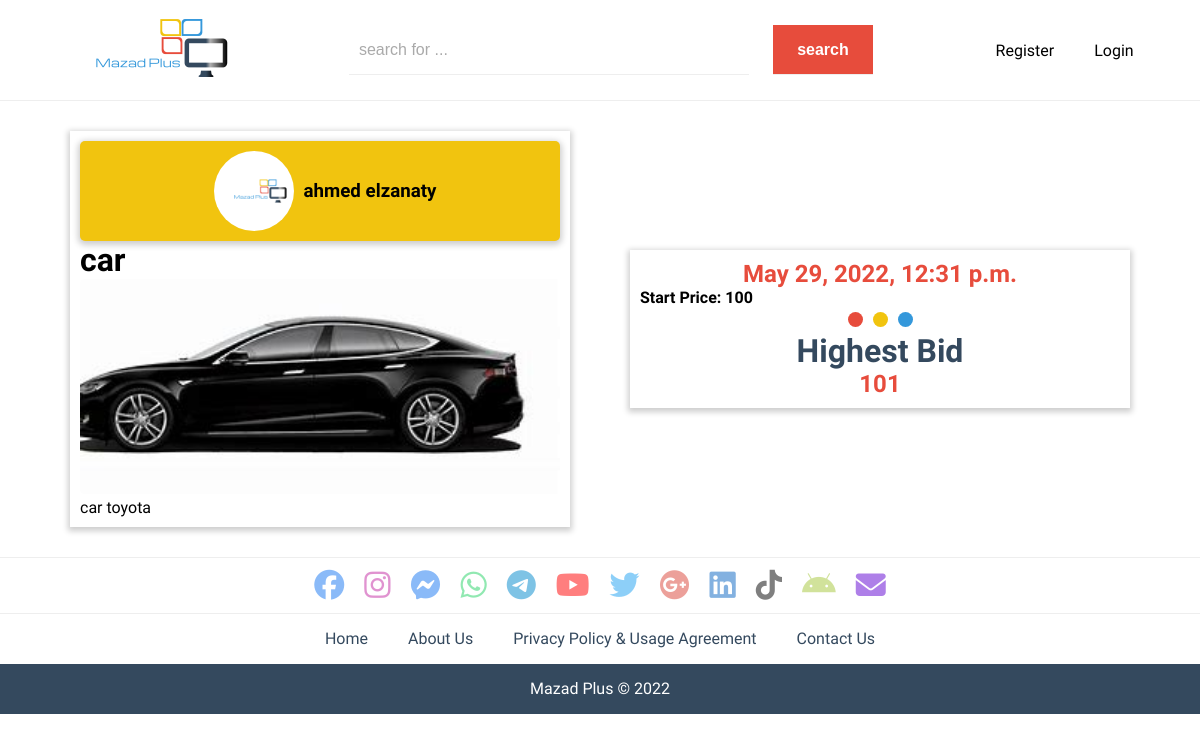
Screenshot of /auction/22 with the database file from the repository.
### dashboard/models.py (models this page shows, shortened)
class Auction(models.Model):
    title = models.CharField(max_length=30)
    description = models.TextField()
    startprice = models.IntegerField(default=1)
    image = models.ImageField(upload_to="auction/")
    statusvalue = (("Soon", "Soon"), ("Live", "Live"), ("Expired", "Expired"))
    status = models.CharField(max_length=10, default="Soon", choices=statusvalue)
    time = models.IntegerField(default=1)
    timestart = models.DateTimeField(null=True, blank=True)
    timeend = models.DateTimeField(null=True, blank=True)
    creator = models.ForeignKey(User, on_delete=models.CASCADE, related_name='creator')
    winner = models.ForeignKey(User, on_delete=models.CASCADE, related_name='winner', null=True, blank=True)

class Profile(models.Model):
    user = models.OneToOneField(User, on_delete=models.CASCADE)
    balance = models.IntegerField(default=0)
    image = models.ImageField(upload_to="media/", default="media/logo.png", null=True)
    phone = models.CharField(max_length=15)
    address = models.CharField(max_length=200)

class Bid(models.Model):
    user_id = models.ForeignKey(User, on_delete=models.CASCADE)
    auction_id = models.ForeignKey(Auction, on_delete=models.CASCADE)
    auction_balance = models.IntegerField(default=0)

### dashboard/views.py (the view, shortened to what this page needs)
# urls.py: path('auction/<int:pk>', views.auctionpage, name='auctionpage'),
def auctionpage(request, pk):
    auction = Auction.objects.get(pk = pk)
    bids = Bid.objects.filter(auction_id = auction).last()
    if bids == None:
        bids = Bid(auction_id = auction, user_id = request.user, auction_balance = auction.startprice)
    form = AddBidForm()
    return render(request, 'auctionpage.html', {'auction': auction, 'form': form, 'bids': bids})

### dashboard/forms.py
class AddBidForm(forms.ModelForm):
    class Meta:
        auction_balance = forms.IntegerField(label="Bid", widget=forms.NumberInput(attrs={'placeholder': 'Enter the price of your bid', 'min':0}))
        model = Bid
        fields = ['auction_balance']

### templates/auctionpage.html (shortened to what this page needs)
{% extends 'base.html' %}
{% block content %}
    <div class="auction-page">
        <div class="auction-info">
            <div class="auction-creator">
                <img src="{{auction.creator.profile.image.url}}" class="profile-image" alt="creator image">
                <h3>{{auction.creator.first_name}} {{auction.creator.last_name}}</h3>
            </div>
            <h1>{{auction.title}}</h1>
            <img src="{{auction.image.url}}" class="auction-image" alt="auction-image">
            <p>{{auction.description}}</p>
        </div>
        <div class="bids-info" class="bids-info-id">
            {% if auction.status == "Live" %}
                <h2 class="time-status">{{auction.timeend}}</h2>
            {% else %}
                <h2 class="time-status">{{auction.status}}</h2>
            {% endif%}
            <h4>Start Price: {{auction.startprice}}</h4>
            {% if bids%}
                <div class="circles">
                    <div class="circle1"></div>
                    <div class="circle2"></div>
                    <div class="circle3"></div>
                </div>
                <h1 class="title-page">Highest Bid</h1>
                <h2 class="highest-bid" id="highest-bid">{{bids.auction_balance}}</h2>
            {% endif%}
        </div>
    </div>
{% endblock content %}

### Mazad_Plus/static/css/alaastyle.css (style rules this page uses)
* { margin: 0; padding: 0; -webkit-box-sizing: border-box; box-sizing: border-box; }
html { scroll-behavior: smooth; height: 100%; width: 100%; }
body { font-family: 'Saira', sans-serif; height: auto; width: 100%; }

### Mazad_Plus/static/css/home.css (style rules this page uses)
.profile-image { width: 100px; height: 100px; padding: 10px; border-radius: 50%; cursor: pointer; }
.circles { width: 100px; height: 25px; margin: 0 auto; display: -webkit-box; display: -ms-flexbox; display: flex; -webkit-box-orient: horizontal; -webkit-box-direction: normal; -ms-flex-direction: row; flex-direction: row; -ms-flex-wrap: wrap; flex-wrap: wrap; -ms-flex-line-pack: center; align-content: center; -webkit-box-pack: center; -ms-flex-pack: center; justify-content: center; -webkit-box-align: center; -ms-flex-align: center; align-items: center; }
.circle1 { width: 15px; height: 15px; border-radius: 50%; background-color: #e74c3c; margin: 5px; float: left; }
.circle2 { width: 15px; height: 15px; border-radius: 50%; background-color: #f1c40f; margin: 5px; float: left; }
.circle3 { width: 15px; height: 15px; border-radius: 50%; background-color: #3498db; margin: 5px; float: left; }
.title-page { text-align: center; color: #34495e; }
.auction-page { display: -webkit-box; display: -ms-flexbox; display: flex; -webkit-box-orient: horizontal; -webkit-box-direction: normal; -ms-flex-direction: row; flex-direction: row; -ms-flex-wrap: wrap; flex-wrap: wrap; -ms-flex-line-pack: center; align-content: center; -webkit-box-pack: space-evenly; -ms-flex-pack: space-evenly; justify-content: space-evenly; -webkit-box-align: center; -ms-flex-align: center; align-items: center; }
.auction-info { width: 500px; padding: 10px; margin: 10px; -webkit-box-shadow: 0 2px 6px 2px rgba(0, 0, 0, 0.2); box-shadow: 0 2px 6px 2px rgba(0, 0, 0, 0.2); }
.auction-creator { display: -webkit-box; display: -ms-flexbox; display: flex; -webkit-box-orient: horizontal; -webkit-box-direction: normal; -ms-flex-direction: row; flex-direction: row; -ms-flex-wrap: wrap; flex-wrap: wrap; -ms-flex-line-pack: center; align-content: center; -webkit-box-pack: center; -ms-flex-pack: center; justify-content: center; -webkit-box-align: center; -ms-flex-align: center; align-items: center; -webkit-box-shadow: 0 2px 6px 2px rgba(0, 0, 0, 0.2); box-shadow: 0 2px 6px 2px rgba(0, 0, 0, 0.2); border-radius: 5px; background-color: #f1c40f; }
.auction-image { width: 100%; height: auto; border-radius: 5px; }
.bids-info { width: 500px; padding: 10px; margin: 10px; -webkit-box-shadow: 0 2px 6px 2px rgba(0, 0, 0, 0.2); box-shadow: 0 2px 6px 2px rgba(0, 0, 0, 0.2); }
.time-status, .highest-bid { color: #e74c3c; text-align: center; }

### rows the page displays
Auction: creator.profile.image (picture), creator.first_name "ahmed", creator.last_name "elzanaty", title "car", image (picture), description "car toyota", timeend "May 29, 2022, 12:31 p.m.", startprice "100"
Bid: auction_balance "101"
